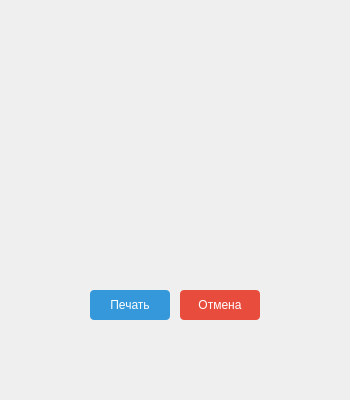
<?xml version="1.0" encoding="UTF-8"?>
<ui version="4.0">
 <class>CardDialogVrag</class>
 <widget class="QDialog" name="CardDialogVrag">
  <property name="geometry"><rect><x>0</x><y>0</y><width>350</width><height>400</height></rect></property>
  <property name="windowTitle"><string>Карточка врага</string></property>
  <widget class="QLabel" name="nameValueLabel">
   <property name="geometry"><rect><x>25</x><y>10</y><width>300</width><height>25</height></rect></property>
   <property name="font"><font><weight>75</weight><bold>true</bold></font></property>
   <property name="alignment"><set>Qt::AlignCenter</set></property>
  </widget>
  <widget class="QLabel" name="healthValueLabel">
   <property name="geometry"><rect><x>25</x><y>40</y><width>300</width><height>25</height></rect></property>
   <property name="alignment"><set>Qt::AlignCenter</set></property>
  </widget>
  <widget class="QLabel" name="armorValueLabel">
   <property name="geometry"><rect><x>25</x><y>70</y><width>300</width><height>25</height></rect></property>
   <property name="alignment"><set>Qt::AlignCenter</set></property>
  </widget>
  <widget class="QLabel" name="imageLabel">
   <property name="geometry"><rect><x>100</x><y>110</y><width>150</width><height>150</height></rect></property>
   <property name="scaledContents"><bool>true</bool></property>
   <property name="alignment"><set>Qt::AlignCenter</set></property>
  </widget>
  <widget class="QPushButton" name="printButton">
   <property name="geometry"><rect><x>90</x><y>290</y><width>80</width><height>30</height></rect></property>
   <property name="styleSheet"><string notr="true">background-color: #3498db; color: white; border: none; border-radius: 4px;</string></property>
   <property name="text"><string>Печать</string></property>
  </widget>
  <widget class="QPushButton" name="cancelButton">
   <property name="geometry"><rect><x>180</x><y>290</y><width>80</width><height>30</height></rect></property>
   <property name="styleSheet"><string notr="true">background-color: #e74c3c; color: white; border: none; border-radius: 4px;</string></property>
   <property name="text"><string>Отмена</string></property>
  </widget>
 </widget>
 <resources/>
 <connections><connection><sender>cancelButton</sender><signal>clicked()</signal><receiver>CardDialogVrag</receiver><slot>reject()</slot></connection></connections>
</ui>
